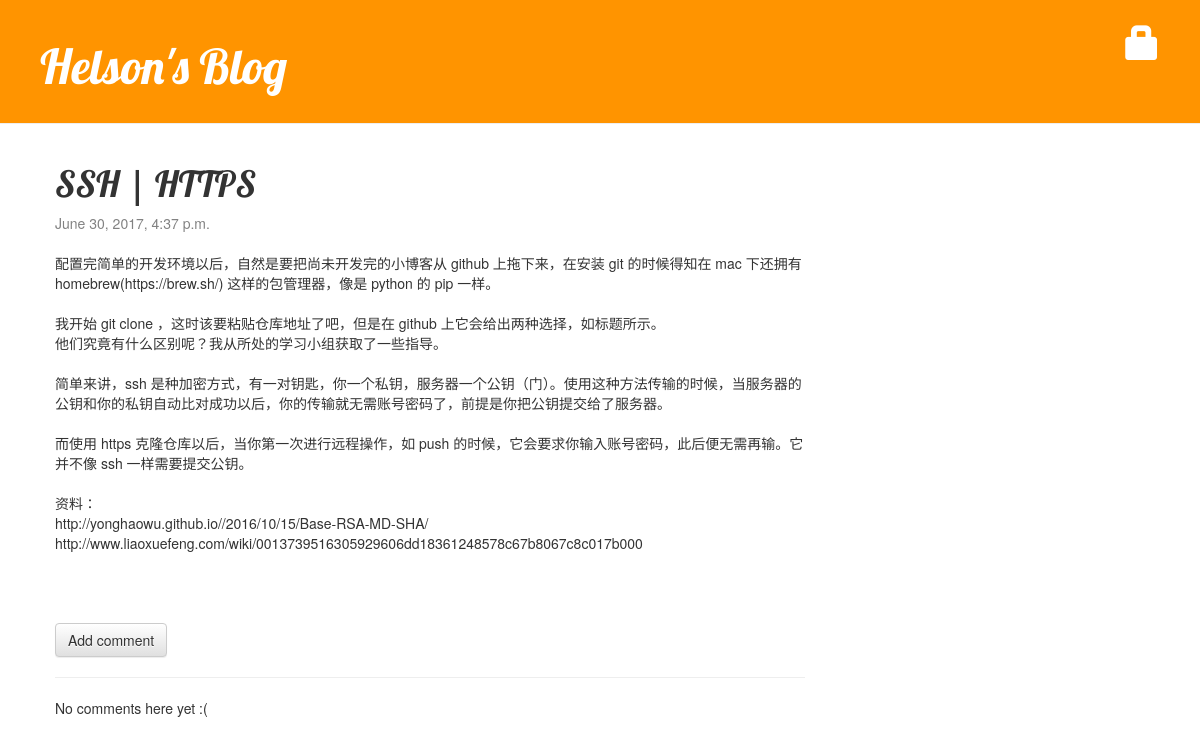
/post/5/, run on the app's committed database.
### blog/models.py (models this page shows, shortened)
class Post(models.Model):
    author = models.ForeignKey('auth.User')
    title = models.CharField(max_length=200)
    text = models.TextField()
    created_date = models.DateTimeField(
            default=timezone.now)
    published_date = models.DateTimeField(
            blank=True, null=True)

### blog/views.py (the view)
# urls.py: url(r'^post/(?P<pk>\d+)/$', views.post_detail, name='post_detail'),
def post_detail(request, pk):
    post = get_object_or_404(Post, pk=pk)
    return render(request, 'blog/post_detail.html', {'post': post})

### blog/templates/blog/post_detail.html (shortened to what this page needs)
<!DOCTYPE html>
{% extends 'blog/base.html' %}
{% block content %}
    <div class="post">
        <h1>{{ post.title }}
        </h1>
        {% if post.published_date %}
            <div class="date">
                {{ post.published_date }}
            </div>
        {% endif %}
        <br>
        <p>{{ post.text|linebreaksbr }}</p>
    </div>
    {% if post.published_date %}
        <a href="{% url 'add_comment_to_post' pk=post.pk %}" class="btn btn-default">Add comment</a>
        <hr>
        {% for comment in post.comments.all %}
            <div class="comment">
                <strong>{{ comment.author }}</strong>
                <div class="date">
                    {{ comment.created_date }}
                    {% if user.is_authenticated %}
                        <a class="btn btn-default" href="{% url 'comment_remove' pk=comment.pk %}"><span class="glyphicon glyphicon-remove"></span></a>
                    {% endif %}
                </div>
                <p>{{ comment.text|linebreaks }}</p>
            </div>
        {% empty %}
            <p>No comments here yet :(</p>
        {% endfor %}
    {% else %}
        <a class="btn btn-default" href="{% url 'post_publish' pk=post.pk %}">Publish</a>
    {% endif %}
{% endblock %}

### blog/static/css/mysite.css (style rules this page uses)
h1, h2, h3, h4 { font-family: 'Lobster', cursive; }
.date { color: #828282; }
.post { margin-bottom: 70px; }

### data on the page
Post: title "SSH | HTTPS", published_date "June 30, 2017, 4:37 p.m.", text "配置完简单的开发环境以后，自然是要把尚未开发完的小博客从 github 上拖下来，在安装 git 的时候得知在 mac 下还拥有 homebrew(https://brew.sh/) 这样的包管理器，像是 python 的 pip 一样。 我开始 git clone ，这时该要粘贴仓库地址了吧，但是在 github 上它会给出两种选择，如标题所示。 他们究竟有什么区别呢？我从所处的学习小组获取了一些指导。 简单来讲，ssh 是种加密方式，有一对钥匙，你一个私钥，服务器一个公钥（门）。使用这种方法传输的时候，当服务器的公钥和你的私钥自动比对成功以后，你的传输就无需账号密码了，前提是你把公钥提交给了服务器。 而使用 https 克隆仓库以后，当你第一次进行远程操作，如 push 的时候，它会要求你输入账号密码，此后便无需再输。它并不像 ssh 一样需要提交公钥。 资料： http://yonghaowu.github.io//2016/10/15/Base-RSA-MD-SHA/ http://www.liaoxuefeng.com/wiki/0013739516305929606dd18361248578c67b8067c8c017b000"
